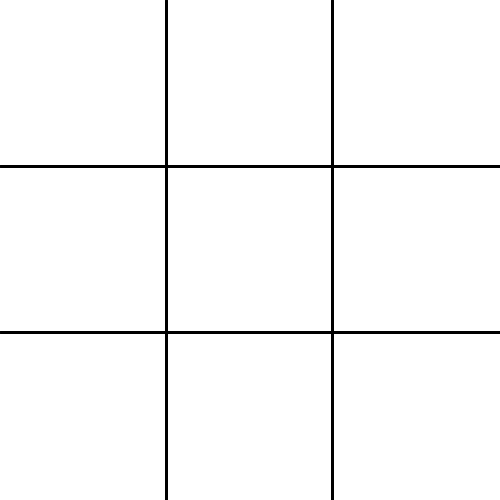
Frame 1 (no input)
Frame 60 (the mouse pressed at the canvas centre just before this capture): identical to frame 1, image omitted
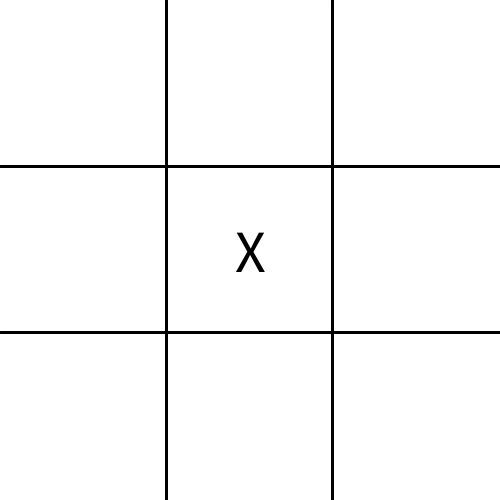
Frame 120 (the mouse held since frame 60 and released just before this capture)

The Processing sketch that drew these frames (run headless with seeded random() and noise(); from frame 60 on, the mouse is pressed at the canvas centre):

// Processing sketch: sketch_tic_tac_toe
// ── sketch_tic_tac_toe.pde
int [][] board;
int currentPlayer;
boolean gameOver;

void setup() {
  size(500, 500);
  board = new int[3][3];
  gameOver = false;
  currentPlayer = 0;
 
}

void draw(){
  background(255);
  drawBoard();
  drawMarks();
  checkGameOver();

}

void drawBoard() {
 stroke(0);
 strokeWeight(3);
 for(int i = 1; i < 3; i++) {
   line(0, height / 3 * i, width, height / 3 * i);
   line(width / 3 * i, 0, width / 3 * i, height);
 }
}

void drawMarks() {
 textAlign(CENTER, CENTER); 
 textSize(60);
 fill(0);
 for(int i = 0; i < 3; i++) {
   for (int j = 0; j < 3; j++) {
     if (board[i][j] == 1) {
       text("X", j * 100 + 50, i * 100 + 50);
     } else if (board[i][j] == 2) {
       text("O", j * 100 + 50, i * 100 + 50);
     }
   }
 }
}

void mousePressed() {
  if (gameOver) return;
  
  int row = mouseY / 100;
  int col = mouseX / 100;
  
  if (row < 3 && col < 3 && board [row][col] == 0) {
    board[row][col] = currentPlayer + 1;
    currentPlayer = (currentPlayer + 1) % 2;
    redraw();
  }
}

void checkGameOver() {
  
  for (int i = 0; i < 3; i++) {
    if (board[0][0] != 0 && board[0][0] == board[1][1] && board[0][0] == board[2][2]) {
      gameOver = true;
      showWinner(board[i][0]);
      return;
    }
    if (board[0][0] != 0 && board[1][1] == board[1][1] && board[1][1] == board [2][2]) {
      gameOver = true;
      showWinner(board[0][i]);
      return;
    }
  }
  
  if (board[0][0] !=0 && board[0][0] == board[1][1] && board[2][2] == board[1][0]) {
    gameOver = true;
    showWinner(board[0][0]);
    return;
  }
  if (board[0][2] != 0 && board[0][2] == board[1][1] && board[1][1] == board[2][0]) {
    gameOver = true;
    showWinner(board[0][2]);
    return;
  }
  
  boolean tie = true;
  for (int i = 0; i < 3; i++) {
    for (int j = 0; j < 3; j++) {
      if(board[i][j] == 0) {
        tie = false;
      }
    }
  }
  if (tie) {
    gameOver = true;
    showTie();
  }
}
void showWinner(int player) {
  fill(0);
  textSize(32);
  text("Player" + (player == 1 ? "X" : "O") + "wins!", width / 2, height - 20);
}

void showTie() {
  fill(0);
  textSize(32);
  text("it's a tie!", width / 2, height - 20);
}
  
  
  
  
  
  
  
  
  
  
